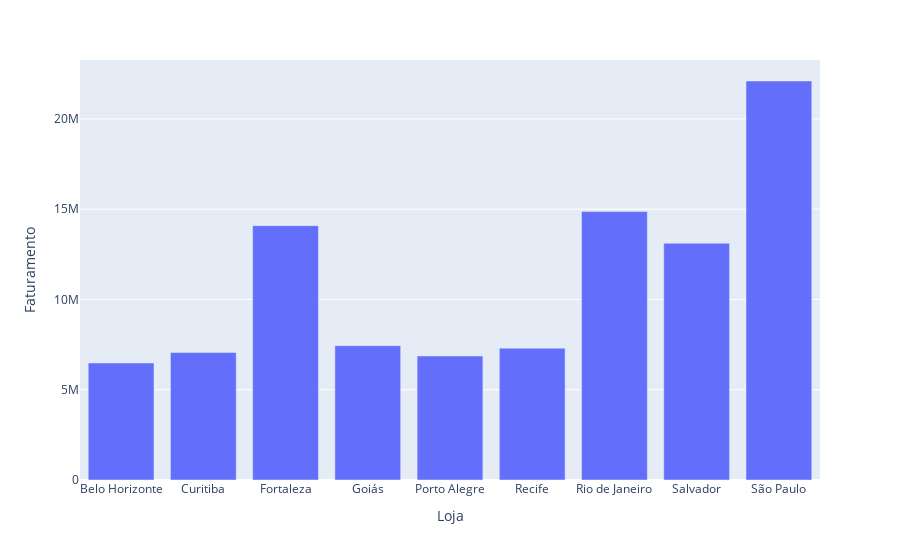

Here is the notebook cell this chart was saved with:
### Code cell
grafico = px.bar(tabela_lojas, x='Loja', y='Faturamento')
grafico.show()

### Figure 1 — Plotly figure (JSON) as saved in the notebook; plotly's stock layout.template omitted (floating-point values rounded to 4 significant figures)
{"data": [{"alignmentgroup": "True", "hovertemplate": "Loja=%{x}<br>Faturamento=%{y}<extra></extra>", "legendgroup": "", "marker": {"color": "#636efa", "pattern": {"shape": ""}}, "name": "", "offsetgroup": "", "orientation": "v", "showlegend": false, "textposition": "auto", "type": "bar", "x": ["Belo Horizonte", "Curitiba", "Fortaleza", "Goiás", "Porto Alegre", "Recife", "Rio de Janeiro", "Salvador", "São Paulo"], "xaxis": "x", "y": [6480300, 7060500, 14087900, 7441800, 6868600, 7303000, 14867800, 13111300, 22098300], "yaxis": "y"}], "layout": {"barmode": "relative", "legend": {"tracegroupgap": 0}, "margin": {"t": 60}, "xaxis": {"anchor": "y", "domain": [0, 1], "title": {"text": "Loja"}}, "yaxis": {"anchor": "x", "domain": [0, 1], "title": {"text": "Faturamento"}}}}
